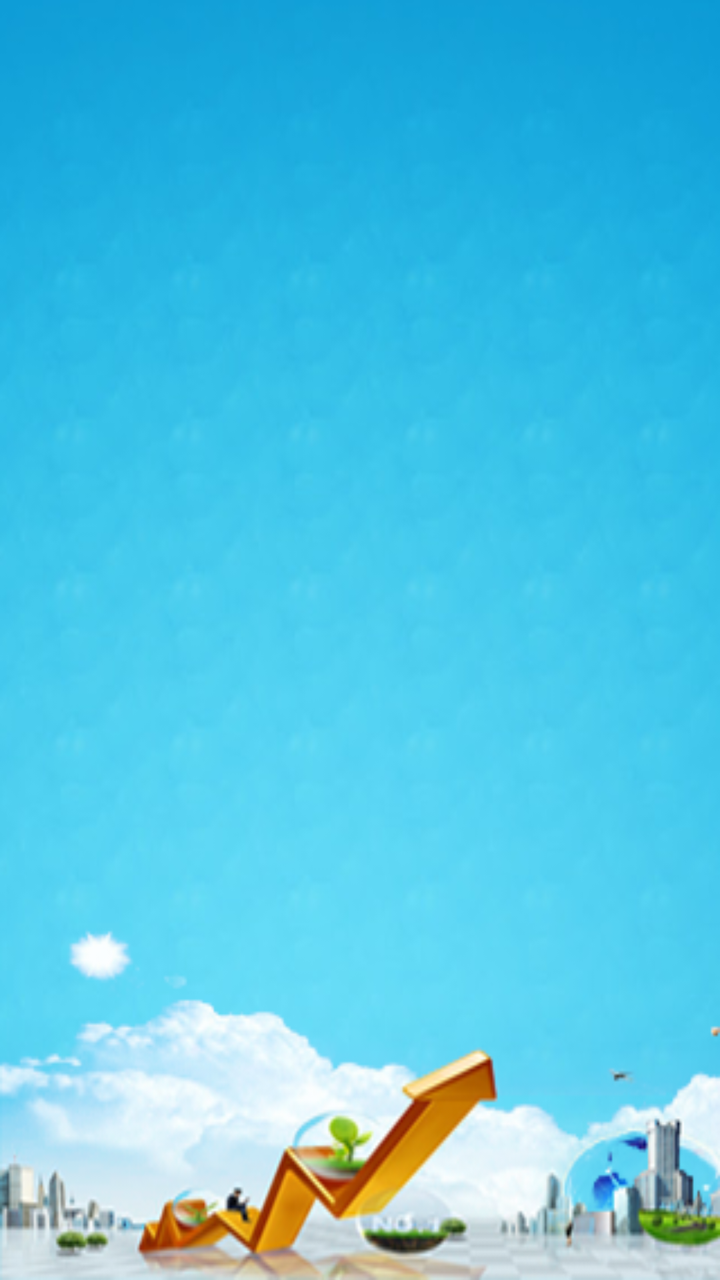
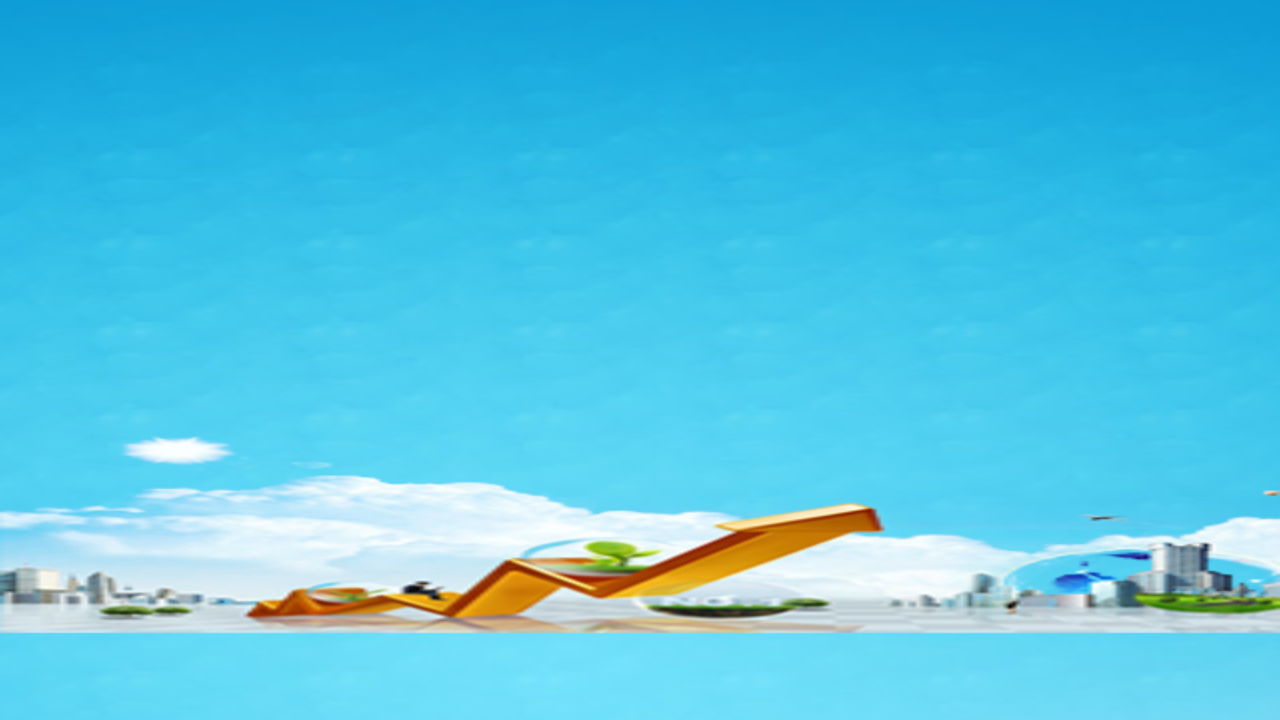

An Android layout and its configuration variant, each rendered on a device that would load it. The default file and the variant file are quoted in full after the pictures.
<!-- AndroidManifest.xml: application theme Light1Theme -->
<!-- res/layout/main.xml -->
<?xml version="1.0" encoding="utf-8"?>

<LinearLayout xmlns:android="http://schemas.android.com/apk/res/android"
    style="?IndexPage" >

    <ScrollView
        xmlns:android="http://schemas.android.com/apk/res/android"
        android:layout_width="fill_parent"
        android:layout_height="fill_parent"
        android:fillViewport="true" >

        <RelativeLayout
            android:layout_width="fill_parent"
            android:layout_height="wrap_content" >

            <LinearLayout
                android:id="@+id/modules"
                android:orientation="vertical"
                android:layout_width="fill_parent"
                android:layout_height="wrap_content"
                android:layout_weight="2"
                android:padding="6dip" >

            </LinearLayout>

            <LinearLayout
                android:id="@+id/now_playing_loading"
                android:layout_width="fill_parent"
                android:layout_height="wrap_content"
                android:layout_alignParentBottom="true"
                android:gravity="center"
                android:orientation="horizontal" >

                <TextView
                    android:id="@+id/txtDate"
                    android:layout_width="fill_parent"
                    android:layout_height="wrap_content"
                    android:layout_gravity="center"
                    android:gravity="center"
                    android:text=""
                    android:textSize="16dp" />
            </LinearLayout>
        </RelativeLayout>
    </ScrollView>

</LinearLayout>
<!-- resources referenced by this layout -->
<resources>
  <style name="CustomWindowTitleBackground">
          <item name="android:background">#CC0000</item>
      </style>
  <color name="custom_theme_color">#CAE1FF</color>
  <style name="Page">
          <item name="android:orientation">vertical</item>
          <item name="android:layout_width">fill_parent</item>
          <item name="android:layout_height">fill_parent</item>
          <item name="android:background">@drawable/bg_login</item>
      </style>
  <style name="IndexPage">
          <item name="android:orientation">vertical</item>
          <item name="android:layout_width">fill_parent</item>
          <item name="android:layout_height">fill_parent</item>
          <item name="android:background">@drawable/bg_index</item>
      </style>
  <style name="ModulePage">
          <item name="android:orientation">vertical</item>
          <item name="android:layout_width">fill_parent</item>
          <item name="android:layout_height">fill_parent</item>
          <item name="android:background">@drawable/light1_box</item>
      </style>
  <style name="body">
          <item name="android:background">@drawable/light1_box</item>
          <item name="android:textColor">#666666</item>
          <item name="android:shadowColor">#ffffff</item>
          <item name="android:shadowDy">2</item>
          <item name="android:shadowDx">2</item>
          <item name="android:shadowRadius">2</item>
      </style>
  <style name="text">
          <item name="android:background">#00f2f2f2</item>
          <item name="android:textColor">#ffffff</item>
          <item name="android:shadowColor">#666666</item>
          <item name="android:shadowDy">1</item>
          <item name="android:shadowDx">1</item>
          <item name="android:shadowRadius">1</item>
      </style>
  <style name="text.medium">
          <item name="android:textSize">16dp</item>
      </style>
  <style name="text.medium.bold">
          <item name="android:textStyle">bold</item>
      </style>
  <style name="text.dark">
          <item name="android:textColor">#666666</item>
          <item name="android:shadowColor">#ffffff</item>
      </style>
  <style name="text.dark.medium">
          <item name="android:textSize">20dp</item>
      </style>
  <style name="text.dark.medium.bold">
          <item name="android:textStyle">bold</item>
      </style>
  <style name="button">
          <item name="android:textColor">#000000</item>
          <item name="android:shadowColor">#666666</item>
          <item name="android:shadowDy">1</item>
          <item name="android:shadowDx">1</item>
          <item name="android:shadowRadius">1</item>
          <item name="android:background">@drawable/light1_button1</item>
      </style>
  <style name="button.medium">
          <item name="android:textSize">20dp</item>
      </style>
  <style name="button.medium.bold">
          <item name="android:textStyle">bold</item>
      </style>
  <style name="button.dark">
          <item name="android:textColor">#666666</item>
          <item name="android:shadowColor">#ffffff</item>
      </style>
  <style name="button.dark.medium">
          <item name="android:textSize">16dp</item>
      </style>
  <style name="button.dark.medium.bold">
          <item name="android:textStyle">bold</item>
      </style>
  <style name="button.dark.big">
          <item name="android:textSize">24dp</item>
      </style>
  <style name="button.dark.big.bold">
          <item name="android:textStyle">bold</item>
      </style>
  <style name="InfoLabel">
          <item name="android:textSize">18dip</item>
          <item name="android:layout_width">wrap_content</item>
          <item name="android:layout_height">wrap_content</item>
      </style>
  <style name="InfoLayout">
          <item name="android:background">@color/custom_layout_color</item>
      </style>
  <color name="custom_list_text_color">#000000</color>
  <color name="custom_grid_value_color">#0000FF</color>
  <color name="custom_info_back_color">#FFFFFF</color>
  <color name="custom_layout_color">#5CACEE</color>
</resources>
<!-- res/layout-land/main.xml (the author's variant of the layout above) -->
<!-- drawn on the phone turned sideways -->
<?xml version="1.0" encoding="utf-8"?>

<LinearLayout xmlns:android="http://schemas.android.com/apk/res/android"
    style="@style/Page" >

    <com.markupartist.android.widget.ActionBar
        android:id="@+id/actionbar"
        style="@style/ActionBar" />

    <ScrollView
        xmlns:android="http://schemas.android.com/apk/res/android"
        android:layout_width="fill_parent"
        android:layout_height="fill_parent"
        android:fillViewport="true" >

        <RelativeLayout
            android:layout_width="fill_parent"
            android:layout_height="wrap_content" >

            <LinearLayout
                android:id="@+id/modules"
                android:orientation="vertical"
                android:layout_width="fill_parent"
                android:layout_height="wrap_content"
                android:layout_weight="2"
                android:padding="6dip" >

            </LinearLayout>

            <LinearLayout
                android:id="@+id/now_playing_loading"
                android:layout_width="fill_parent"
                android:layout_height="wrap_content"
                android:layout_alignParentBottom="true"
                android:gravity="center"
                android:orientation="horizontal" >

                <TextView
                    android:id="@+id/txtDate"
                    android:layout_width="fill_parent"
                    android:layout_height="wrap_content"
                    android:layout_gravity="center"
                    android:gravity="center"
                    android:text=""
                    android:textSize="16dp" />
            </LinearLayout>
        </RelativeLayout>
    </ScrollView>

</LinearLayout>
<!-- resources referenced by the variant -->
<!-- as the phone turned sideways resolves them -->
<resources>
  <style name="Page">
          <item name="android:orientation">vertical</item>
          <item name="android:layout_width">fill_parent</item>
          <item name="android:layout_height">fill_parent</item>
          <item name="android:background">@drawable/bg_login</item>
      </style>
  <style name="CustomWindowTitleBackground">
          <item name="android:background">#CC0000</item>
      </style>
  <color name="custom_theme_color">#CAE1FF</color>
  <style name="IndexPage">
          <item name="android:orientation">vertical</item>
          <item name="android:layout_width">fill_parent</item>
          <item name="android:layout_height">fill_parent</item>
          <item name="android:background">@drawable/bg_index</item>
      </style>
  <style name="ModulePage">
          <item name="android:orientation">vertical</item>
          <item name="android:layout_width">fill_parent</item>
          <item name="android:layout_height">fill_parent</item>
          <item name="android:background">@drawable/light1_box</item>
      </style>
  <style name="body">
          <item name="android:background">@drawable/light1_box</item>
          <item name="android:textColor">#666666</item>
          <item name="android:shadowColor">#ffffff</item>
          <item name="android:shadowDy">2</item>
          <item name="android:shadowDx">2</item>
          <item name="android:shadowRadius">2</item>
      </style>
  <style name="text">
          <item name="android:background">#00f2f2f2</item>
          <item name="android:textColor">#ffffff</item>
          <item name="android:shadowColor">#666666</item>
          <item name="android:shadowDy">1</item>
          <item name="android:shadowDx">1</item>
          <item name="android:shadowRadius">1</item>
      </style>
  <style name="text.medium">
          <item name="android:textSize">16dp</item>
      </style>
  <style name="text.medium.bold">
          <item name="android:textStyle">bold</item>
      </style>
  <style name="text.dark">
          <item name="android:textColor">#666666</item>
          <item name="android:shadowColor">#ffffff</item>
      </style>
  <style name="text.dark.medium">
          <item name="android:textSize">20dp</item>
      </style>
  <style name="text.dark.medium.bold">
          <item name="android:textStyle">bold</item>
      </style>
  <style name="button">
          <item name="android:textColor">#000000</item>
          <item name="android:shadowColor">#666666</item>
          <item name="android:shadowDy">1</item>
          <item name="android:shadowDx">1</item>
          <item name="android:shadowRadius">1</item>
          <item name="android:background">@drawable/light1_button1</item>
      </style>
  <style name="button.medium">
          <item name="android:textSize">20dp</item>
      </style>
  <style name="button.medium.bold">
          <item name="android:textStyle">bold</item>
      </style>
  <style name="button.dark">
          <item name="android:textColor">#666666</item>
          <item name="android:shadowColor">#ffffff</item>
      </style>
  <style name="button.dark.medium">
          <item name="android:textSize">16dp</item>
      </style>
  <style name="button.dark.medium.bold">
          <item name="android:textStyle">bold</item>
      </style>
  <style name="button.dark.big">
          <item name="android:textSize">24dp</item>
      </style>
  <style name="button.dark.big.bold">
          <item name="android:textStyle">bold</item>
      </style>
  <style name="InfoLabel">
          <item name="android:textSize">18dip</item>
          <item name="android:layout_width">wrap_content</item>
          <item name="android:layout_height">wrap_content</item>
      </style>
  <style name="InfoLayout">
          <item name="android:background">@color/custom_layout_color</item>
      </style>
  <color name="custom_list_text_color">#000000</color>
  <color name="custom_grid_value_color">#0000FF</color>
  <color name="custom_info_back_color">#FFFFFF</color>
  <color name="custom_layout_color">#5CACEE</color>
</resources>
